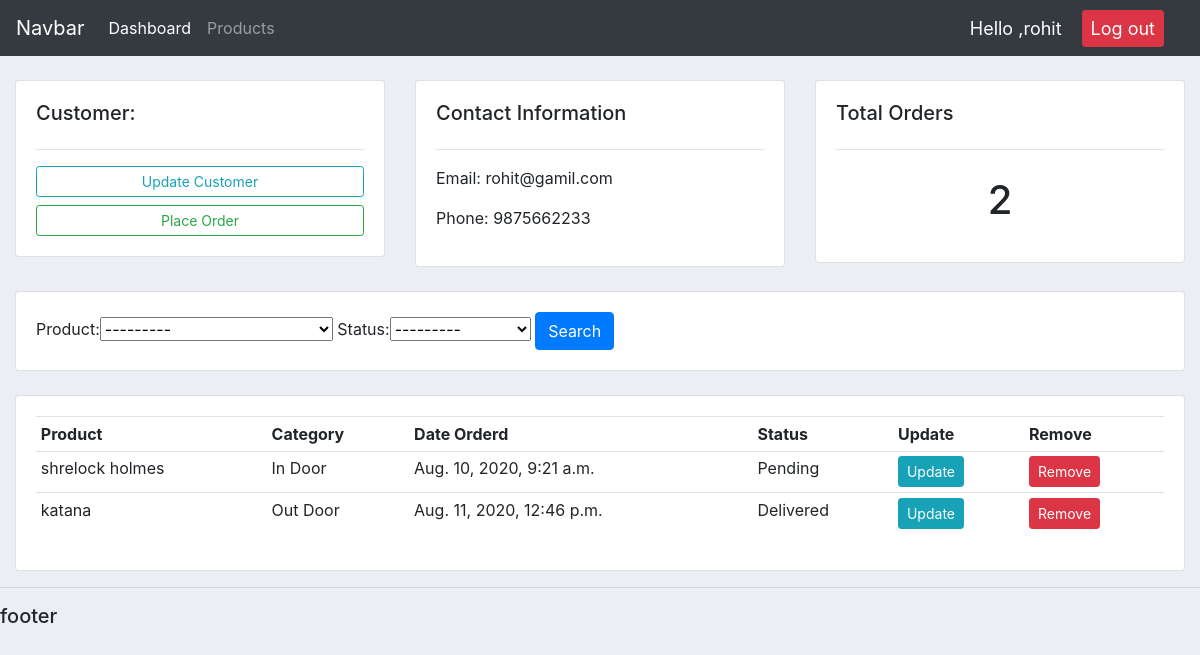
The app's page /customer/1/ (signed in) with its own data.
### accounts/models.py (models this page shows, shortened)
class Customer(models.Model):
    user = models.OneToOneField(User,null=True,blank =True ,on_delete=models.CASCADE)
    name = models.CharField(max_length = 100,null = True)
    phone = models.CharField( max_length=50,null=True)
    email = models.CharField(max_length=200,null=True)
    profile_pic = models.ImageField(default="itachi.png",null = True)
    date_created = models.DateTimeField( auto_now_add=True ,null=True)

class Order(models.Model):
    STATUS = (
        ('Pending','Pending'),
        ('Out for Delivery','Out for Delivery'),
        ('Delivered','Delivered'),
    )
    customer = models.ForeignKey(Customer,null= True, on_delete=models.SET_NULL)
    product =models.ForeignKey(Product,null= True ,on_delete = models.SET_NULL)
    date_created = models.DateTimeField(auto_now_add=True,null= True)
    status = models.CharField( max_length=50,null =True,choices = STATUS)

class Product(models.Model):
    CATEGORY = (
        ('In Door','In Door'),
        ('Out Door','Out Door'),
    )
    name = models.CharField(max_length = 100,null = True)
    price = models.FloatField(null =True )
    category = models.CharField( max_length=50 ,null =True,choices = CATEGORY)
    description = models.CharField( max_length=50,null=True)
    date_created = models.DateTimeField(auto_now_add=True,null=True)
    tags= models.ManyToManyField(Tag)
    def __str__(self):
        return self.name

### accounts/decorators.py (the view)
        def wrapper_func(request,*args,**kwargs):
            group = None
            if request.user.groups.exists():
                group = request.user.groups.all()[0].name
            if group in allowed_roles:
                    return view_func(request,*args,**kwargs)
            else:
                    return HttpResponse('You are not allowed to view this page ')

### accounts/views.py (called while the page is built)
@login_required(login_url='login')
@allowed_users(allowed_roles=['admin'])
def customer(request,id):
	customer = Customer.objects.get(id= id)
	orders = customer.order_set.all()
	order_count = orders.count()
	myfilter = OrderFilter(request.GET, queryset = orders)
	orders = myfilter.qs
	context = {
		"customer":customer,
		"orders":orders,
		"order_count":order_count,
		"myfilter":myfilter,
	}
	return render(request, 'accounts/customer.html',context)

### templates/accounts/customer.html
{%  extends 'accounts/main.html' %}
{% block content %}
	<br>
<div class="row">
	<div class="col-md">
		<div class="card card-body">
			<h5>Customer:</h5>
			<hr>
			<a class="btn btn-outline-info  btn-sm btn-block" href="">Update Customer</a>
			<a class="btn btn-outline-success  btn-sm btn-block" href="{% url 'create_order' customer.id %}">Place Order </a>
		</div>
	</div>
	<div class="col-md">
		<div class="card card-body">
			<h5>Contact Information</h5>
			<hr>
			<p>Email: {{customer.email}}</p>
			<p>Phone: {{customer.phone}}</p>
		</div>
	</div>
	<div class="col-md">
		<div class="card card-body">
			<h5>Total Orders</h5>
			<hr>
			<h1 style="text-align: center;padding: 10px">{{order_count}}</h1>
		</div>
	</div>
</div>
<br>
<div class="row">
	<div class="col">
		<div class="card card-body">
			<form method="get">
				{{myfilter.form}}
		    <button class="btn btn-primary" type="submit">Search</button>
		  </form>
		</div>
	</div>
</div>
<br>
<div class="row">
	<div class="col-md">
		<div class="card card-body">
			<table class="table table-sm">
				<tr>
					<th>Product</th>
					<th>Category</th>
					<th>Date Orderd</th>
					<th>Status</th>
					<th>Update</th>
					<th>Remove</th>
				</tr>
				{% for order in orders %}
				<tr>
					<td>{{order.product}}</td>
					<td>{{order.product.category}}</td>
					<td>{{order.date_created}}</td>
					<td>{{order.status}}</td>
					<td><a class="btn btn-sm btn-info" href="{% url 'update_order' order.id %}">Update</a></td>
					<td><a class="btn btn-sm btn-danger" href="{% url 'delete_order' order.id %}">Remove</a></td>
				</tr>
				{% endfor %}
			</table>
		</div>
	</div>
</div>
{% endblock %}

### templates/accounts/navbar.html (shortened to what this page needs)
{% load static %}
<nav class="navbar navbar-expand-lg navbar-dark bg-dark">
  <a class="navbar-brand" href="#">Navbar</a>
  <div class="collapse navbar-collapse" id="navbarNav">
    <ul class="navbar-nav">
      {% if request.user.is_staff %}
      <li class="nav-item active">
        <a class="nav-link" href="{% url 'home' %}">Dashboard</a>
      </li>
      <li class="nav-item">
        <a class="nav-link" href="{% url 'products' %}">Products</a>
      </li>
      {% else %}
      <li class="nav-item">
        <a class="nav-link" href="{% url 'account' %}">Setting</a>
      </li>
      {% endif %}
    </ul>
  </div>
  <span class="msg">Hello ,{{request.user}}</span>
  <span><a class=" btn btn-sm btn-danger msg" href="{% url 'logout' %}">Log out</a></span>
</nav>

### static/css/main.css (style rules this page uses)
body { background-color: #ebeff5; }

### templates/accounts/navbar.html (style rules this page uses)
.msg { font-size: 18px; color: #fff; margin-right: 20px; }

### records on screen
Customer: email "rohit@gamil.com", phone "9875662233"
Order: product "shrelock holmes", product.category "In Door", date_created "Aug. 10, 2020, 9:21 a.m.", status "Pending"
Order: product "katana", product.category "Out Door", date_created "Aug. 11, 2020, 12:46 p.m.", status "Delivered"

### other values on screen
{{ request.user }} "rohit"
{{ order_count }} "2"
